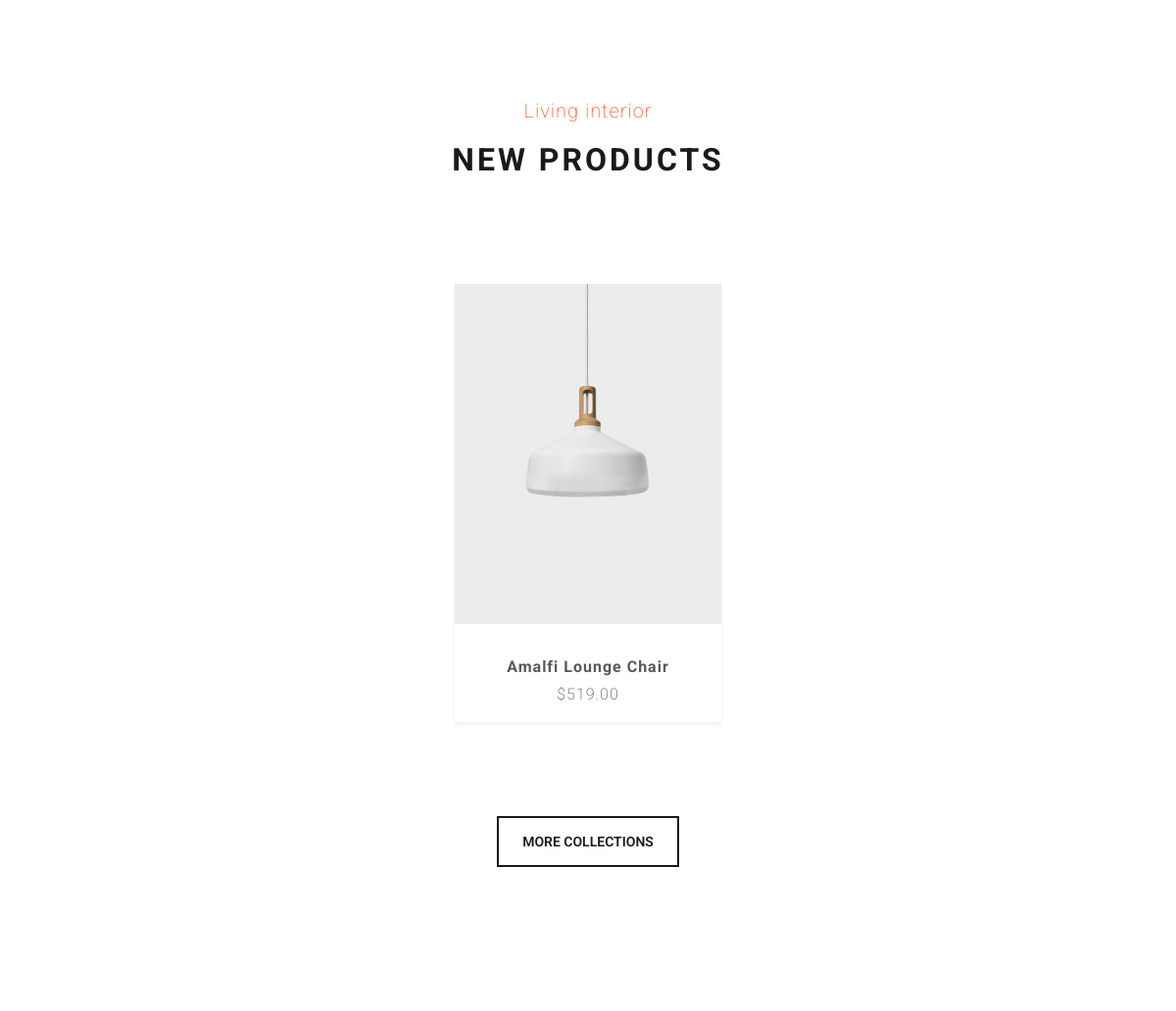
Before: / (middle part) with the older database file.
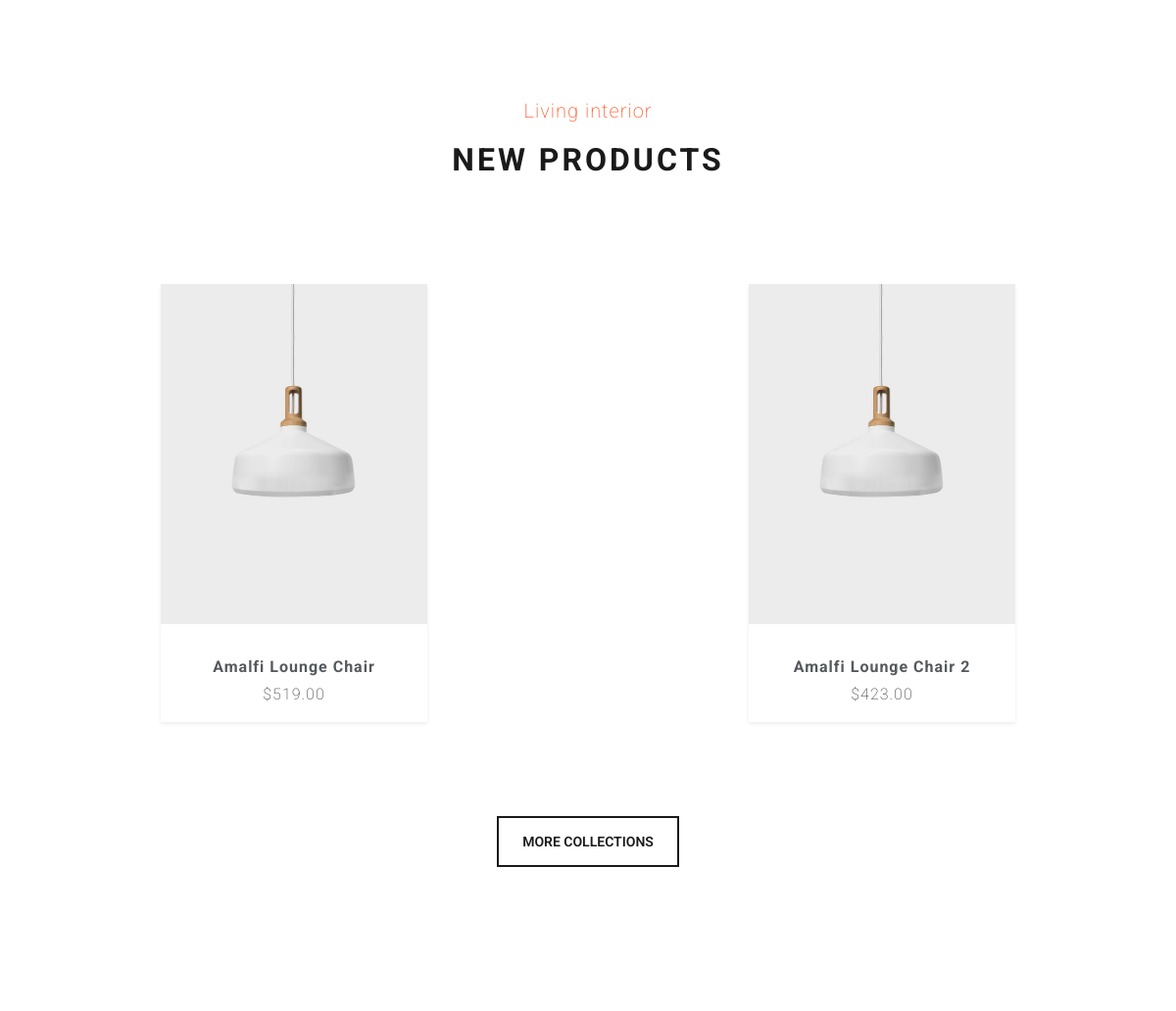
After: the same page with the newer database file.
### tables this page shows
CREATE TABLE `tbl_product` (
  `prod_id` int(2) NOT NULL,
  `prod_name` varchar(50) NOT NULL,
  `prod_quantity` int(100) NOT NULL,
  `prod_price` int(100) NOT NULL,
  `category_id` int(2) NOT NULL,
  `prod_description` text NOT NULL,
  `prod_image_id` varchar(5) NOT NULL,
  `status` bit(1) NOT NULL
);

### modules/Controller.php (called while the page is built, shortened)
<?php
class Controller
{
    public function view($view, $data = [])
    {
        require_once './views/' . $view . '.php';
    }
}

### controllers/Home.php (called while the page is built, shortened)
<?php
class Home extends Controller
{
    public function __construct()
    {
        $this->ProductModel = $this->model('ProductModel');
    }
    public function index()
    {
        $prod = $this->ProductModel->getProductList();
        $this->view('index', ['prod' => $prod]);
    }
}

### modules/App.php (called while the page is built, shortened)
<?php
class App{
    protected $action = 'index';
    public function __construct()
    {
        $url = $this->urlProcess();
        $this->controller = new $this->controller;
        $this->params = $url ? array_values($url) : [];
        call_user_func_array([$this->controller,$this->action], $this->params);
    }
}
?>

### modules/requires.php (called while the page is built, shortened)
<?php
require_once './modules/App.php';
require_once './modules/Controller.php';
$init = new App();
?>

### index.php (called while the page is built, shortened)
<?php
    require_once "./modules/requires.php";
?>

### modules/db_module.php (called while the page is built, shortened)
<?php
function chayTruyVanTraVeDL($link, $q)
{
    $result = mysqli_query($link, $q);
    $data = null;
    if ($result->num_rows > 0) {
        while ($row = $result->fetch_assoc()) {
            $data[] = $row;
        }
        return $data;
    }
}

### models/ProductModel.php (called while the page is built, shortened)
<?php
class ProductModel
{
    public function getProductList()
    {
        $link = null;
        $result = chayTruyVanTraVeDL($link, "select * from tbl_product");
        $data = $result;
        return $data;
    }
}

### views/includes/products.php (the view)
<?php
if (!empty($data['prod'])) :
    foreach ($data['prod'] as $prod) : extract($prod); ?>
        <div class="col box">
            <div class="card border-0 shadow-sm mb-5 mx-auto" style="min-width: 21vh; max-width: 34vh;">
                <a href="<?= URLROOT ?>/Home/details/<?= $prod_id ?>">
                    <img src="<?= IMAGE ?>/Classic-Lamp.jpg" class="card-img-top img-fluid" alt="...">
                </a>
                <div class="card-body" style="z-index: 2; background-color: white;">
                    <div class="mt-3 fw-bold fs-5"> <?= $prod_name ?> </div>
                    <div class="mt-1 fs-5"> $<?= number_format($prod_price, 2, '.', ',') ?></div>
                </div>
                <button onclick="quickView()" type="button" class="add-to-cart">
                    <p>QUICK VIEW</p>
                </button>
            </div>
        </div>
<?php endforeach;
endif; ?>

### views/index.php (shortened to what this page needs)
<html lang="en">
<?php
require_once APPROOT . '/views/includes/head.php';
?>
<body>
    <div class="container-fluid m-0 p-0">
        <section class="mb-5" style="padding: 100px 0;">
            <div class="container">
                <div class="row justify-content-center">
                    <div class="col-12 col-md-6 text-center " style="padding-bottom: 100px;">
                        <span class="d-block mb-3" style="color: #ff6437;">Living interior</span>
                        <h1 class="fw-bold">New products</h1>
                    </div>
                </div>
            </div>
            <div class="container-fluid">
                <div class="row text-center align-self-center">
                    <?php require_once APPROOT . '/views/includes/products.php'; ?>
                    <div class="col-12 text-center mt-5">
                        <a href="<?= URLROOT ?>/Home/search">
                            <button type="button" class="btn btn-outline-primary">
                                More Collections
                            </button>
                        </a>
                    </div>
                </div>
            </div>
        </section>
    </div>
</body>
</html>

### views/includes/head.php (shortened to what this page needs)
<head>
    <link rel="stylesheet" href="<?= CSSFILE ?>/bootstrap.css">
    <link rel="stylesheet" href="<?= CSSFILE ?>/style.css">
</head>

### public/css/style.css (style rules this page uses)
* { transition: .2s linear; }
body { font-family: 'Roboto'; font-size: 20px; margin: 0; padding: 0; }
a { text-decoration: none; cursor: pointer; -webkit-user-select: none; -webkit-touch-callout: none; -moz-user-select: none; -ms-user-select: none; user-select: none; }
p { margin: 0; }
.box { position: relative; }
.add-to-cart { height: auto; width: 100%; padding: 15px 0; background-color: #232323; border: none; color: white; position: absolute; bottom: 46px; z-index: 1; display: inline-flex; align-content: center; justify-content: center; align-items: center; font-size: 15px; transition: bottom linear 0.2s; font-weight: lighter; }

Changed rows visible on the page:
added tbl_product: prod_name "Amalfi Lounge Chair 2", prod_price "423.00"
